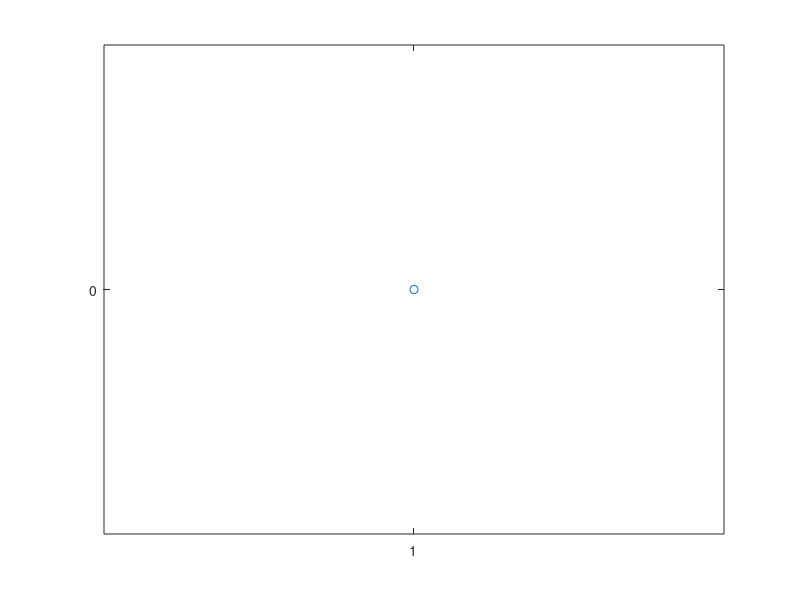

Write the MATLAB code that produced this figure. (Note: this script raises an error after producing the figure.)
% 2次元の回転と移動
clear
close all
clc

% 1点の例
p = [1;
     0];

figure;
plot(p(1), p(2), 'o');
axis equal
xline(0);
yline(0);
xlim(1.5*[-1 1])
ylim(1.5*[-1 1])
xlabel("x");
ylabel("y");
grid on

%% 回転
theta = deg2rad(30);
Rz = [cos(theta), -sin(theta);
      sin(theta), cos(theta)];
q = Rz*p;

hold on
plot(q(1), q(2), 'or')

%% 移動
dx = -2;
dy = 0.5;
t = [dx;
     dy];
r = Rz*p + t;
plot(r(1), r(2), 'o');

%% 同次変換行列
P = [p;1];
RZ = Rz;
RZ(3,3) = 1;
T = eye(3);
T(1:2,3) = t;
H = [Rz,t];
H(3,3) = 1;

figure;
plot(P(1), P(2), 'o');
axis equal
xline(0);
yline(0);
xlim(1.5*[-1 1])
ylim(1.5*[-1 1])
xlabel("x");
ylabel("y");
grid on

% Q = T*RZ*P;
Q = H*P;

hold on
plot(Q(1), Q(2), 'or')